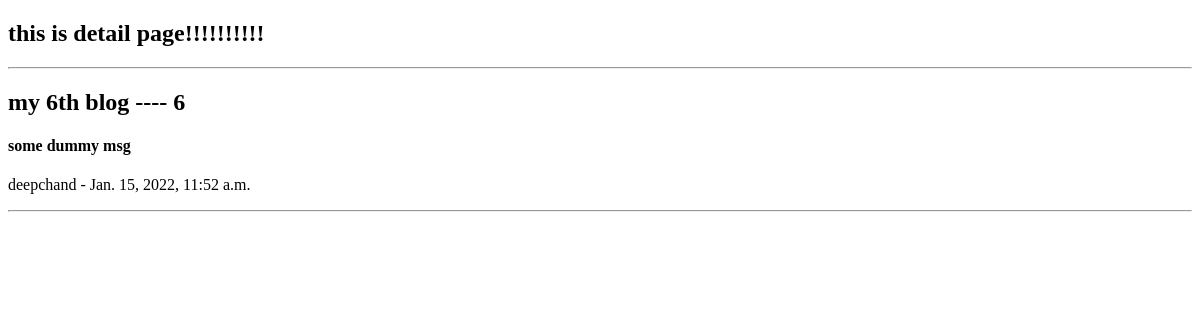
The page /6/ on the database as committed earlier.
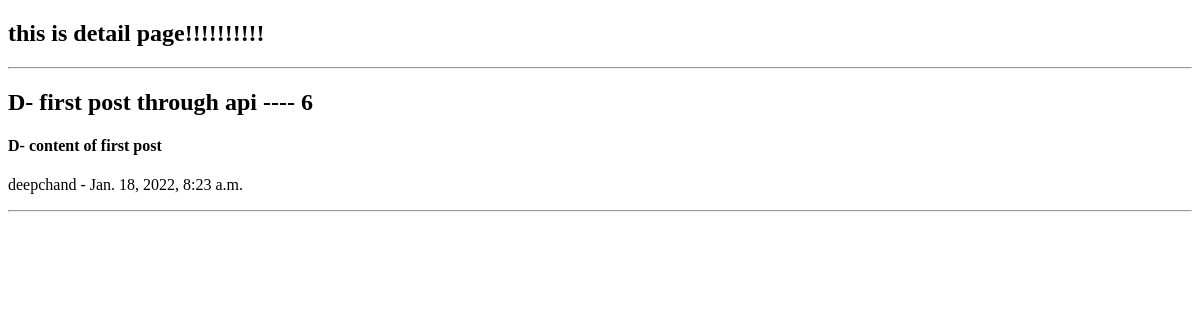
The same page on the database as committed later.
### blog/models.py (models this page shows, shortened)
class Blog(models.Model):
       heading = models.CharField(max_length=50)
       msg = models.TextField(max_length=500)
       date_posted = models.DateTimeField(auto_now_add=True)
       date_updated = models.DateTimeField(auto_now=True)
       author = models.ForeignKey(User, on_delete=models.CASCADE)

### blog/views.py (the view)
# urls.py: path('<int:pk>', views.BlogDetail.as_view()),
class BlogDetail(DetailView):
       model = Blog
       template_name = 'blog/detail.html'
       context_object_name = 'blog'

### blog/templates/blog/detail.html (shortened to what this page needs)
<!DOCTYPE html>
<html lang="en">
<head>
</head>
<body>
       <h2>this is detail page!!!!!!!!!!</h2>
       <hr>
       <h2>{{blog.heading}}  ---- {{blog.id}}</h2>
       <h4>{{blog.msg}}</h4>
       <p>{{blog.author}} - {{blog.date_posted}}</p>
       <hr>
</body>
</html>

Rows that differ between the two databases and show on the page:
changed Blog "deepchand": heading "my 6th blog" → "D- first post through api"; msg "some dummy msg" → "D- content of first post"; date_posted "Jan. 15, 2022, 11:52 a.m." → "Jan. 18, 2022, 8:23 a.m."
